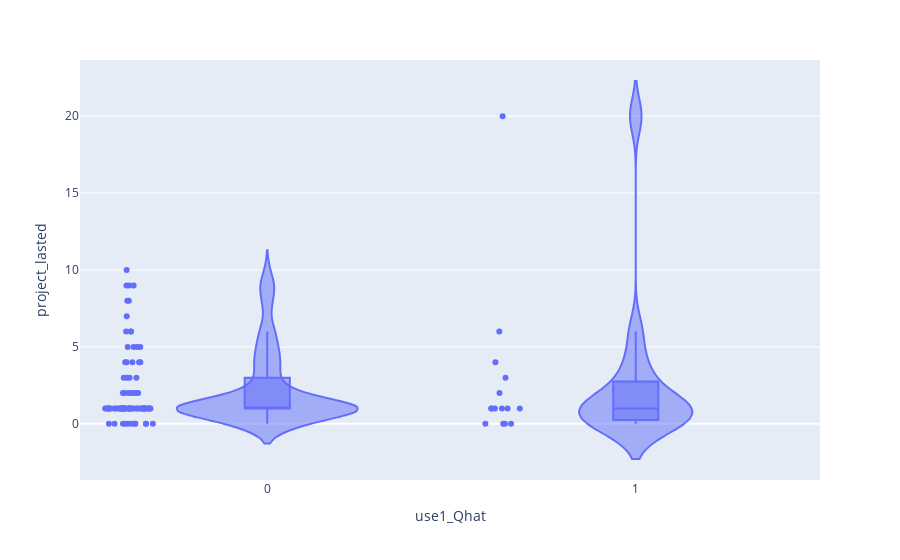

Write notebook code for a chart like this one.
### Code cell
fig = px.violin(df, y='project_lasted', x='use1_Qhat', box=True, points="all",
          hover_data=df.columns)
fig.show()

'age_mean'

### Figure 1 — Plotly figure (JSON) as saved in the notebook; plotly's stock layout.template omitted (floating-point values rounded to 4 significant figures; data arrays with more than 128 entries replaced by an {"elided": "..."} marker saying what was removed)
{"data": [{"alignmentgroup": "True", "box": {"visible": true}, "customdata": {"elided": "103x102 float values"}, "hovertemplate": "use1_Qhat=%{x}<br>project_lasted=%{y}<br>gender resp=%{customdata[0]}<br>age=%{customdata[1]}<br>Head_Household=%{customdata[2]}<br>adults_num=%{customdata[3]}<br>children_num=%{customdata[4]}<br>children1_num=%{customdata[5]}<br>totalhhcompo=%{customdata[6]}<br>leave=%{customdata[7]}<br>cfw_worker_num=%{customdata[8]}<br>cashspend_num=%{customdata[9]}<br>why_selected=%{customdata[10]}<br>fairselection=%{customdata[11]}<br>level_effort=%{customdata[12]}<br>gender_supervisor=%{customdata[13]}<br>salary_corect=%{customdata[14]}<br>salary_decided=%{customdata[15]}<br>usage1=%{customdata[16]}<br>usage2=%{customdata[17]}<br>usage3=%{customdata[18]}<br>usage4=%{customdata[19]}<br>usage5=%{customdata[20]}<br>usage6=%{customdata[21]}<br>usage7=%{customdata[22]}<br>usage8=%{customdata[23]}<br>usage9=%{customdata[24]}<br>usage10=%{customdata[25]}<br>usage11=%{customdata[26]}<br>usage12=%{customdata[27]}<br>usage13=%{customdata[28]}<br>usage14=%{customdata[29]}<br>usage15=%{customdata[30]}<br>usage16=%{customdata[31]}<br>usage17=%{customdata[32]}<br>usage18=%{customdata[33]}<br>usage19=%{customdata[34]}<br>usage20=%{customdata[35]}<br>usage21=%{customdata[36]}<br>usage22=%{customdata[37]}<br>usage23=%{customdata[38]}<br>usage24=%{customdata[39]}<br>usage25=%{customdata[40]}<br>usage26=%{customdata[41]}<br>effect_lasted=%{customdata[42]}<br>increased_exp Wheat flour=%{customdata[43]}<br>increased_exp Sugar=%{customdata[44]}<br>increased_exp Veg Oil=%{customdata[45]}<br>increased_exp Milk=%{customdata[46]}<br>increased_exp Rice=%{customdata[47]}<br>increased_exp Meat=%{customdata[48]}<br>increased_exp Fish=%{customdata[49]}<br>increased_exp Fruits=%{customdata[50]}<br>increased_exp Water=%{customdata[51]}<br>increased_exp Health=%{customdata[52]}<br>increased_exp Clothes=%{customdata[53]}<br>increased_exp Qhat=%{customdata[54]}<br>increased_exp Education=%{customdata[55]}<br>increased_exp Not form above=%{customdata[56]}<br>diffcult_months January=%{customdata[57]}<br>diffcult_months February=%{customdata[58]}<br>diffcult_months March=%{customdata[59]}<br>diffcult_months April=%{customdata[60]}<br>diffcult_months May=%{customdata[61]}<br>diffcult_months June=%{customdata[62]}<br>diffcult_months July=%{customdata[63]}<br>diffcult_months August=%{customdata[64]}<br>diffcult_months September=%{customdata[65]}<br>diffcult_months October=%{customdata[66]}<br>diffcult_months November=%{customdata[67]}<br>diffcult_months December=%{customdata[68]}<br>investment=%{customdata[69]}<br>ablegenerate_income=%{customdata[70]}<br>amt=%{customdata[71]}<br>more_work=%{customdata[72]}<br>male%=%{customdata[73]}<br>age_mean=%{customdata[74]}<br>age_median=%{customdata[75]}<br>educ_highest=%{customdata[76]}<br>educ_median=%{customdata[77]}<br>contrib%=%{customdata[78]}<br>contrib_tot=%{customdata[79]}<br>femalecontrib%=%{customdata[80]}<br>age HHH=%{customdata[81]}<br>gender HHH=%{customdata[82]}<br>cfw_worker_HH%=%{customdata[83]}<br>cfw_worker_women%=%{customdata[84]}<br>cfw_worker_age_mean=%{customdata[85]}<br>cashspend_HH_member_%=%{customdata[86]}<br>cashspend_Women%=%{customdata[87]}<br>cashspend_age_ponderated=%{customdata[88]}<br>Total_CFW_earned_USD=%{customdata[89]}<br>Total_CFW_earned_per_familymember=%{customdata[90]}<br>use1_Not form above=%{customdata[91]}<br>use1_Rice=%{customdata[92]}<br>use1_Wheat flour=%{customdata[93]}<br>Village_clean_Al-Samoud neighborhood alone, the martyr Badr=%{customdata[94]}<br>Village_clean_Aljamie=%{customdata[95]}<br>Village_clean_Alqatie=%{customdata[96]}<br>Village_clean_Anma'=%{customdata[97]}<br>Village_clean_Bayt bus=%{customdata[98]}<br>Village_clean_Hadah=%{customdata[99]}<br>Village_clean_Hayu aleumaal=%{customdata[100]}<br>Village_clean_Sanea' alqadimuh=%{customdata[101]}<extra></extra>", "legendgroup": "", "marker": {"color": "#636efa"}, "name": "", "offsetgroup": "", "orientation": "v", "points": "all", "scalegroup": "True", "showlegend": false, "type": "violin", "x": [0, 0, 0, 0, 0, 0, 0, 0, 0, 0, 0, 0, 0, 0, 0, 0, 0, 1, 0, 0, 0, 0, 0, 1, 0, 0, 1, 1, 0, 0, 0, 0, 0, 0, 0, 0, 0, 0, 0, 0, 0, 0, 0, 0, 0, 0, 0, 0, 1, 0, 0, 0, 0, 0, 0, 0, 0, 0, 1, 0, 0, 0, 1, 0, 0, 0, 0, 0, 0, 0, 1, 0, 0, 0, 0, 0, 0, 1, 0, 0, 0, 0, 0, 0, 1, 0, 0, 0, 0, 0, 1, 0, 0, 0, 0, 1, 1, 1, 1, 0, 0, 0, 0], "x0": " ", "xaxis": "x", "y": [2, 4, 0, 2, 1, 1, 1, 1, 1, 0, 1, 1, 1, 1, 1, 1, 1, 1, 1, 3, 0, 1, 1, 4, 1, 2, 6, 3, 6, 1, 3, 2, 2, 1, 2, 1, 1, 1, 1, 1, 5, 1, 4, 5, 10, 1, 1, 1, 2, 8, 4, 6, 9, 6, 1, 8, 0, 1, 0, 1, 1, 0, 1, 2, 3, 1, 1, 1, 1, 5, 0, 1, 1, 3, 1, 1, 1, 20, 4, 4, 9, 7, 9, 1, 1, 0, 0, 0, 1, 2, 1, 1, 0, 0, 1, 0, 1, 1, 0, 1, 1, 5, 0], "y0": " ", "yaxis": "y"}], "layout": {"legend": {"tracegroupgap": 0}, "margin": {"t": 60}, "violinmode": "group", "xaxis": {"anchor": "y", "domain": [0, 1], "title": {"text": "use1_Qhat"}}, "yaxis": {"anchor": "x", "domain": [0, 1], "title": {"text": "project_lasted"}}}}
